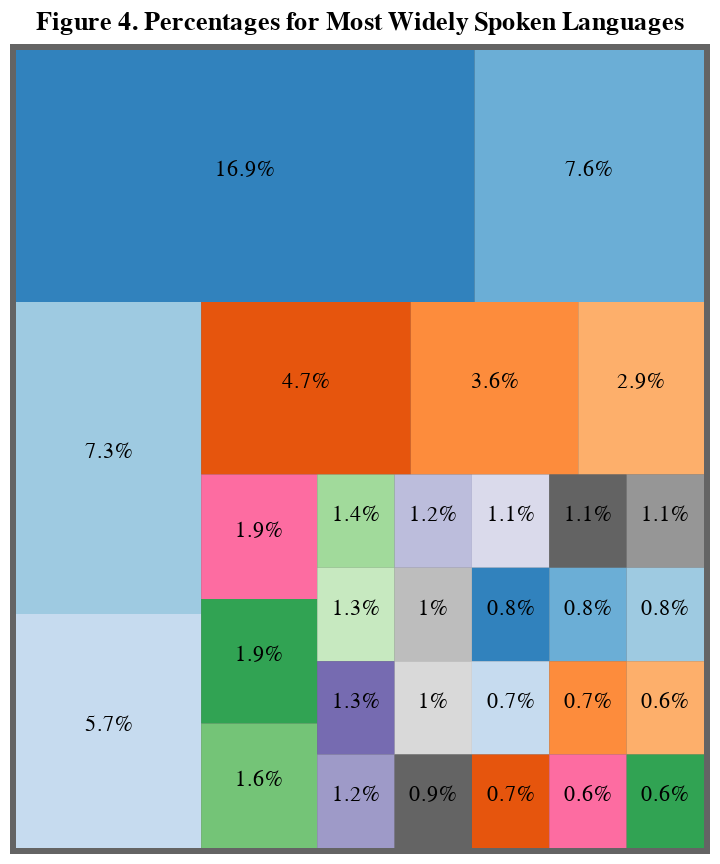

Vega-Lite specification stored for this chart:
### Vega specification from a JSON file in a GitHub repository (floating-point values rounded to 4 significant figures)
{"$schema": "https://vega.github.io/schema/vega/v5.json", "width": 350, "height": 405, "padding": 5, "title": {"text": "Figure 4. Percentages for Most Widely Spoken Languages", "font": "Tahoma", "fontSize": 13}, "data": [{"name": "tree", "values": [{"language": "All Speakers", "parent": null, "value": 0, "total": 0}, {"language": "Chinese", "parent": "All Speakers", "value": 16, "percentage": "16.9%", "total": 1349}, {"language": "English", "parent": "All Speakers", "value": 8, "percentage": "7.6%", "total": 604}, {"language": "Hindi", "parent": "All Speakers", "value": 8, "percentage": "7.3%", "total": 586}, {"language": "Arabic", "parent": "All Speakers", "value": 6, "percentage": "5.7%", "total": 457}, {"language": "Spanish", "parent": "All Speakers", "value": 5, "percentage": "4.7%", "total": 375}, {"language": "Bengali", "parent": "All Speakers", "value": 4, "percentage": "3.6%", "total": 284}, {"language": "Portuguese", "parent": "All Speakers", "value": 3, "percentage": "2.9%", "total": 230}, {"language": "Russian", "parent": "All Speakers", "value": 2, "percentage": "1.9%", "total": 155}, {"language": "Punjabi", "parent": "All Speakers", "value": 2, "percentage": "1.9%", "total": 154}, {"language": "Japanese", "parent": "All Speakers", "value": 2, "percentage": "1.6%", "total": 125}, {"language": "Javanese", "parent": "All Speakers", "value": 1, "percentage": "1.4%", "total": 109}, {"language": "Telugu", "parent": "All Speakers", "value": 1, "percentage": "1.3%", "total": 103}, {"language": "Marathi", "parent": "All Speakers", "value": 1, "percentage": "1.3%", "total": 100}, {"language": "French", "parent": "All Speakers", "value": 1, "percentage": "1.2%", "total": 98}, {"language": "German", "parent": "All Speakers", "value": 1, "percentage": "1.2%", "total": 97}, {"language": "Urdu", "parent": "All Speakers", "value": 1, "percentage": "1.1%", "total": 91}, {"language": "Tamil", "parent": "All Speakers", "value": 1, "percentage": "1.1%", "total": 90}, {"language": "Vietnamese", "parent": "All Speakers", "value": 1, "percentage": "1.1%", "total": 87}, {"language": "Korean", "parent": "All Speakers", "value": 1, "percentage": "1%", "total": 81}, {"language": "Turkish", "parent": "All Speakers", "value": 1, "percentage": "1%", "total": 78}, {"language": "Persian", "parent": "All Speakers", "value": 1, "percentage": "0.9%", "total": 75}, {"language": "Hausa", "parent": "All Speakers", "value": 1, "percentage": "0.8%", "total": 66}, {"language": "Gujarati", "parent": "All Speakers", "value": 1, "percentage": "0.8%", "total": 64}, {"language": "Italian", "parent": "All Speakers", "value": 1, "percentage": "0.8%", "total": 62}, {"language": "Malay", "parent": "All Speakers", "value": 1, "percentage": "0.7%", "total": 58}, {"language": "Kannada", "parent": "All Speakers", "value": 1, "percentage": "0.7%", "total": 53}, {"language": "Pashto", "parent": "All Speakers", "value": 1, "percentage": "0.7%", "total": 52}, {"language": "Tagalog", "parent": "All Speakers", "value": 1, "percentage": "0.6%", "total": 47}, {"language": "Oriya", "parent": "All Speakers", "value": 1, "percentage": "0.6%", "total": 46}, {"language": "Malayalam", "parent": "All Speakers", "value": 1, "percentage": "0.6%", "total": 46}], "transform": [{"type": "stratify", "key": "language", "parentKey": "parent"}, {"type": "treemap", "field": "value", "method": "resquarify", "ratio": 1, "paddingOuter": 3, "size": [{"signal": "width"}, {"signal": "height"}]}]}], "scales": [{"name": "color", "type": "ordinal", "range": ["#646464", "#3182bd", "#6baed6", "#9ecae1", "#c6dbef", "#e6550d", "#fd8c3c", "#fdaf6b", "#fd6ca1", "#31a353", "#74c477", "#a1da9b", "#c7e9c0", "#766bb1", "#9e9ac8", "#bcbddc", "#dadaeb", "#636363", "#969696", "#bdbdbd", "#d9d9d9"]}], "marks": [{"type": "rect", "from": {"data": "tree"}, "encode": {"enter": {"fill": {"scale": "color", "field": "language"}, "tooltip": {"field": "language"}}, "update": {"x": {"field": "x0"}, "x2": {"field": "x1"}, "y": {"field": "y0"}, "y2": {"field": "y1"}, "opacity": {"value": 1}}, "hover": {"opacity": {"value": 0.5}}}}, {"type": "text", "from": {"data": "tree"}, "encode": {"enter": {"font": {"value": "Tahoma", "fontSize": 50, "fontWeight": "bold"}, "align": {"value": "center"}, "fill": {"value": "#000"}, "text": {"field": "percentage"}, "tooltip": {"field": "language"}}, "update": {"x": {"signal": "0.5 * (datum.x0 + datum.x1)"}, "y": {"signal": "0.5 * (datum.y0 + datum.y1)"}}}}]}
